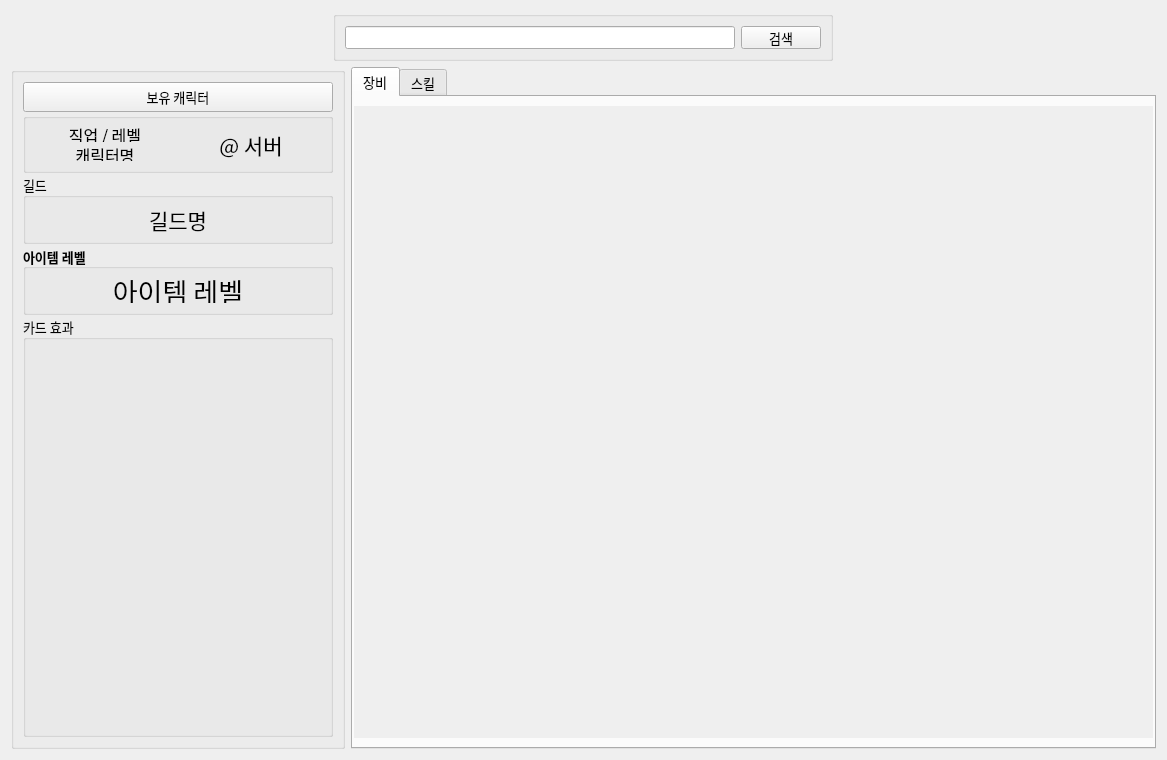
<?xml version="1.0" encoding="UTF-8"?>
<ui version="4.0">
 <class>Profile</class>
 <widget class="QWidget" name="Profile">
  <property name="geometry">
   <rect>
    <x>0</x>
    <y>0</y>
    <width>1167</width>
    <height>760</height>
   </rect>
  </property>
  <property name="font">
   <font>
    <family>나눔스퀘어 네오 Bold</family>
    <pointsize>10</pointsize>
    <bold>true</bold>
   </font>
  </property>
  <property name="windowTitle">
   <string>Form</string>
  </property>
  <property name="autoFillBackground">
   <bool>true</bool>
  </property>
  <layout class="QVBoxLayout" name="verticalLayout">
   <property name="spacing">
    <number>6</number>
   </property>
   <item>
    <layout class="QVBoxLayout" name="vLayoutMain">
     <item>
      <layout class="QHBoxLayout" name="hLayoutSearch">
       <item>
        <widget class="QGroupBox" name="groupBoxSearch">
         <property name="maximumSize">
          <size>
           <width>500</width>
           <height>50</height>
          </size>
         </property>
         <property name="font">
          <font>
           <family>맑은 고딕</family>
           <pointsize>10</pointsize>
           <bold>true</bold>
          </font>
         </property>
         <property name="title">
          <string/>
         </property>
         <property name="alignment">
          <set>Qt::AlignCenter</set>
         </property>
         <layout class="QHBoxLayout" name="horizontalLayout">
          <property name="bottomMargin">
           <number>9</number>
          </property>
          <item>
           <widget class="QLineEdit" name="leName">
            <property name="font">
             <font>
              <family>나눔스퀘어 네오 Bold</family>
              <pointsize>10</pointsize>
              <bold>false</bold>
             </font>
            </property>
           </widget>
          </item>
          <item>
           <widget class="QPushButton" name="pbSearch">
            <property name="font">
             <font>
              <family>나눔스퀘어 네오 Bold</family>
              <pointsize>10</pointsize>
              <bold>false</bold>
             </font>
            </property>
            <property name="text">
             <string>검색</string>
            </property>
           </widget>
          </item>
         </layout>
        </widget>
       </item>
      </layout>
     </item>
     <item>
      <layout class="QHBoxLayout" name="hLayoutProfile">
       <item>
        <widget class="QGroupBox" name="groupTitle">
         <property name="font">
          <font>
           <family>맑은 고딕</family>
           <pointsize>10</pointsize>
           <bold>true</bold>
          </font>
         </property>
         <property name="title">
          <string/>
         </property>
         <layout class="QVBoxLayout" name="verticalLayout_38">
          <item>
           <layout class="QVBoxLayout" name="vLayoutTitle">
            <property name="spacing">
             <number>1</number>
            </property>
            <item>
             <widget class="QPushButton" name="pbCharacterList">
              <property name="minimumSize">
               <size>
                <width>310</width>
                <height>0</height>
               </size>
              </property>
              <property name="maximumSize">
               <size>
                <width>310</width>
                <height>30</height>
               </size>
              </property>
              <property name="font">
               <font>
                <family>나눔스퀘어 네오 Bold</family>
                <pointsize>10</pointsize>
                <bold>false</bold>
               </font>
              </property>
              <property name="text">
               <string>보유 캐릭터</string>
              </property>
             </widget>
            </item>
            <item>
             <widget class="QGroupBox" name="groupBoxNameServer">
              <property name="minimumSize">
               <size>
                <width>310</width>
                <height>0</height>
               </size>
              </property>
              <property name="maximumSize">
               <size>
                <width>310</width>
                <height>60</height>
               </size>
              </property>
              <property name="font">
               <font>
                <family>맑은 고딕</family>
                <pointsize>10</pointsize>
                <bold>true</bold>
               </font>
              </property>
              <property name="title">
               <string/>
              </property>
              <property name="alignment">
               <set>Qt::AlignLeading|Qt::AlignLeft|Qt::AlignVCenter</set>
              </property>
              <layout class="QHBoxLayout" name="horizontalLayout_29">
               <item>
                <layout class="QVBoxLayout" name="vLayoutClsLevelName">
                 <item>
                  <widget class="QLabel" name="lbClassLevel">
                   <property name="maximumSize">
                    <size>
                     <width>16777215</width>
                     <height>20</height>
                    </size>
                   </property>
                   <property name="font">
                    <font>
                     <family>나눔스퀘어 네오 Bold</family>
                     <pointsize>12</pointsize>
                     <bold>false</bold>
                    </font>
                   </property>
                   <property name="text">
                    <string>직업 / 레벨</string>
                   </property>
                   <property name="alignment">
                    <set>Qt::AlignCenter</set>
                   </property>
                  </widget>
                 </item>
                 <item>
                  <widget class="QLabel" name="lbName">
                   <property name="maximumSize">
                    <size>
                     <width>16777215</width>
                     <height>20</height>
                    </size>
                   </property>
                   <property name="font">
                    <font>
                     <family>나눔스퀘어 네오 Bold</family>
                     <pointsize>12</pointsize>
                     <bold>false</bold>
                    </font>
                   </property>
                   <property name="text">
                    <string>캐릭터명</string>
                   </property>
                   <property name="alignment">
                    <set>Qt::AlignCenter</set>
                   </property>
                  </widget>
                 </item>
                </layout>
               </item>
               <item>
                <widget class="QLabel" name="lbServer">
                 <property name="maximumSize">
                  <size>
                   <width>16777215</width>
                   <height>50</height>
                  </size>
                 </property>
                 <property name="font">
                  <font>
                   <family>나눔스퀘어 네오 Bold</family>
                   <pointsize>16</pointsize>
                   <bold>false</bold>
                  </font>
                 </property>
                 <property name="text">
                  <string>@ 서버</string>
                 </property>
                 <property name="alignment">
                  <set>Qt::AlignCenter</set>
                 </property>
                </widget>
               </item>
              </layout>
             </widget>
            </item>
            <item>
             <widget class="QGroupBox" name="groupGuild">
              <property name="minimumSize">
               <size>
                <width>310</width>
                <height>0</height>
               </size>
              </property>
              <property name="maximumSize">
               <size>
                <width>310</width>
                <height>70</height>
               </size>
              </property>
              <property name="font">
               <font>
                <family>나눔스퀘어 네오 Bold</family>
                <pointsize>10</pointsize>
                <bold>false</bold>
               </font>
              </property>
              <property name="title">
               <string>길드</string>
              </property>
              <layout class="QVBoxLayout" name="verticalLayout_35">
               <item>
                <widget class="QLabel" name="lbGuild">
                 <property name="font">
                  <font>
                   <family>나눔스퀘어 네오 Bold</family>
                   <pointsize>16</pointsize>
                   <bold>false</bold>
                  </font>
                 </property>
                 <property name="text">
                  <string>길드명</string>
                 </property>
                 <property name="alignment">
                  <set>Qt::AlignCenter</set>
                 </property>
                </widget>
               </item>
              </layout>
             </widget>
            </item>
            <item>
             <widget class="QGroupBox" name="groupBoxItemLevel">
              <property name="minimumSize">
               <size>
                <width>310</width>
                <height>0</height>
               </size>
              </property>
              <property name="maximumSize">
               <size>
                <width>310</width>
                <height>70</height>
               </size>
              </property>
              <property name="font">
               <font>
                <family>나눔스퀘어 네오 Bold</family>
                <pointsize>10</pointsize>
                <bold>true</bold>
               </font>
              </property>
              <property name="title">
               <string>아이템 레벨</string>
              </property>
              <property name="alignment">
               <set>Qt::AlignLeading|Qt::AlignLeft|Qt::AlignVCenter</set>
              </property>
              <layout class="QVBoxLayout" name="verticalLayout_60">
               <property name="topMargin">
                <number>9</number>
               </property>
               <item>
                <widget class="QLabel" name="lbItemLevel">
                 <property name="font">
                  <font>
                   <family>나눔스퀘어 네오 Bold</family>
                   <pointsize>20</pointsize>
                   <bold>false</bold>
                  </font>
                 </property>
                 <property name="text">
                  <string>아이템 레벨</string>
                 </property>
                 <property name="alignment">
                  <set>Qt::AlignCenter</set>
                 </property>
                </widget>
               </item>
              </layout>
             </widget>
            </item>
            <item>
             <widget class="QGroupBox" name="groupCard">
              <property name="minimumSize">
               <size>
                <width>310</width>
                <height>0</height>
               </size>
              </property>
              <property name="maximumSize">
               <size>
                <width>310</width>
                <height>10000</height>
               </size>
              </property>
              <property name="font">
               <font>
                <family>나눔스퀘어 네오 Bold</family>
                <pointsize>10</pointsize>
                <bold>false</bold>
               </font>
              </property>
              <property name="title">
               <string>카드 효과</string>
              </property>
              <property name="alignment">
               <set>Qt::AlignLeading|Qt::AlignLeft|Qt::AlignTop</set>
              </property>
              <layout class="QVBoxLayout" name="verticalLayout_34">
               <item>
                <layout class="QVBoxLayout" name="vLayoutCard"/>
               </item>
              </layout>
             </widget>
            </item>
           </layout>
          </item>
         </layout>
        </widget>
       </item>
       <item>
        <widget class="QTabWidget" name="tabProfile">
         <property name="enabled">
          <bool>true</bool>
         </property>
         <property name="font">
          <font>
           <family>나눔스퀘어 네오 Bold</family>
           <pointsize>10</pointsize>
           <bold>false</bold>
          </font>
         </property>
         <property name="currentIndex">
          <number>0</number>
         </property>
         <widget class="QWidget" name="tabEquip">
          <attribute name="title">
           <string>장비</string>
          </attribute>
          <layout class="QHBoxLayout" name="horizontalLayout_2">
           <property name="spacing">
            <number>0</number>
           </property>
           <property name="leftMargin">
            <number>1</number>
           </property>
           <property name="rightMargin">
            <number>1</number>
           </property>
           <item>
            <widget class="QScrollArea" name="scrollArea_2">
             <property name="frameShape">
              <enum>QFrame::NoFrame</enum>
             </property>
             <property name="widgetResizable">
              <bool>true</bool>
             </property>
             <widget class="QWidget" name="scrollAreaWidgetContents_2">
              <property name="geometry">
               <rect>
                <x>0</x>
                <y>0</y>
                <width>799</width>
                <height>643</height>
               </rect>
              </property>
              <layout class="QHBoxLayout" name="horizontalLayout_3">
               <item>
                <layout class="QVBoxLayout" name="vLayoutEquip">
                 <property name="spacing">
                  <number>0</number>
                 </property>
                </layout>
               </item>
               <item>
                <layout class="QVBoxLayout" name="vLayoutAccessory">
                 <property name="spacing">
                  <number>0</number>
                 </property>
                </layout>
               </item>
               <item>
                <layout class="QVBoxLayout" name="vLayoutOther">
                 <property name="spacing">
                  <number>0</number>
                 </property>
                </layout>
               </item>
               <item>
                <layout class="QVBoxLayout" name="vLayoutGem">
                 <property name="spacing">
                  <number>0</number>
                 </property>
                </layout>
               </item>
              </layout>
             </widget>
            </widget>
           </item>
          </layout>
         </widget>
         <widget class="QWidget" name="tabSkill">
          <attribute name="title">
           <string>스킬</string>
          </attribute>
          <layout class="QVBoxLayout" name="layouttabskill">
           <item>
            <widget class="QScrollArea" name="scrollArea">
             <property name="font">
              <font>
               <family>맑은 고딕</family>
               <pointsize>10</pointsize>
               <bold>true</bold>
              </font>
             </property>
             <property name="frameShape">
              <enum>QFrame::NoFrame</enum>
             </property>
             <property name="frameShadow">
              <enum>QFrame::Sunken</enum>
             </property>
             <property name="lineWidth">
              <number>1</number>
             </property>
             <property name="widgetResizable">
              <bool>true</bool>
             </property>
             <widget class="QWidget" name="scrollAreaWidgetContents">
              <property name="geometry">
               <rect>
                <x>0</x>
                <y>0</y>
                <width>783</width>
                <height>643</height>
               </rect>
              </property>
              <layout class="QVBoxLayout" name="vLayoutSkill"/>
             </widget>
            </widget>
           </item>
          </layout>
         </widget>
        </widget>
       </item>
      </layout>
     </item>
    </layout>
   </item>
  </layout>
 </widget>
 <resources/>
 <connections/>
</ui>
